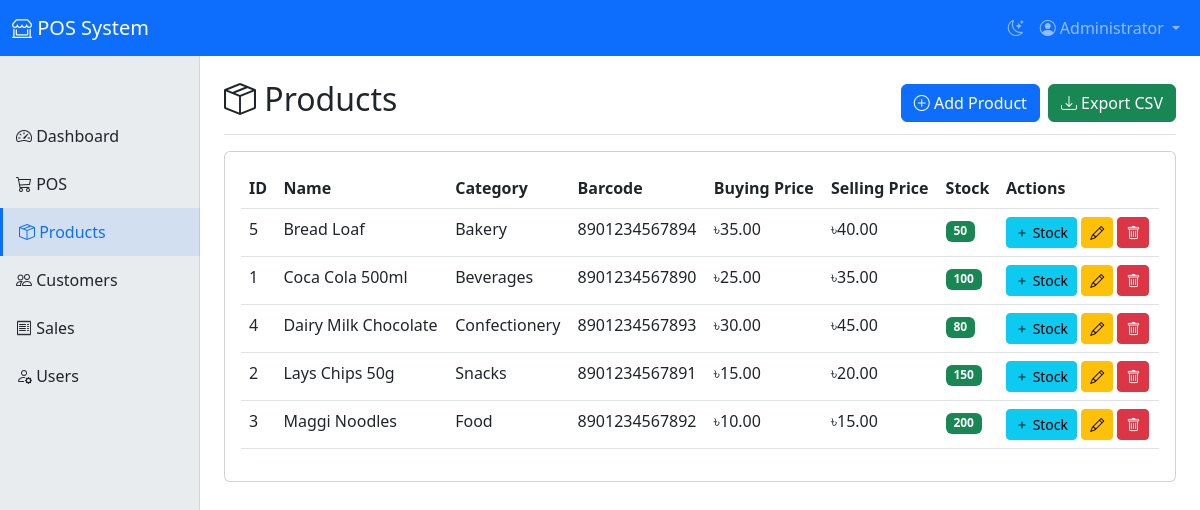
The page /products.php (signed in) on the database its author committed.
### tables this page shows
CREATE TABLE products (
    id INT PRIMARY KEY AUTO_INCREMENT,
    name VARCHAR(100) NOT NULL,
    category VARCHAR(50),
    barcode VARCHAR(50) UNIQUE NOT NULL,
    buying_price DECIMAL(10,2) NOT NULL,
    selling_price DECIMAL(10,2) NOT NULL,
    stock INT DEFAULT 0,
    created_at TIMESTAMP DEFAULT CURRENT_TIMESTAMP,
    updated_at TIMESTAMP DEFAULT CURRENT_TIMESTAMP ON UPDATE CURRENT_TIMESTAMP
);

### products.php (the view, shortened to what this page needs)
<?php
require_once 'header.php';
$products = $conn->query("SELECT * FROM products ORDER BY name");
?>
<div class="d-flex justify-content-between flex-wrap flex-md-nowrap align-items-center pb-2 mb-3 border-bottom">
    <h1 class="h2"><i class="bi bi-box-seam"></i> Products</h1>
    <div class="btn-toolbar mb-2 mb-md-0">
        <button type="button" class="btn btn-primary me-2" data-bs-toggle="modal" data-bs-target="#addProductModal">
            <i class="bi bi-plus-circle"></i> Add Product
        </button>
        <a href="?export=1" class="btn btn-success">
            <i class="bi bi-download"></i> Export CSV
        </a>
    </div>
</div>
<div class="card">
    <div class="card-body">
        <div class="table-responsive">
            <table class="table table-hover" id="productsTable">
                <thead>
                    <tr>
                        <th>ID</th>
                        <th>Name</th>
                        <th>Category</th>
                        <th>Barcode</th>
                        <th>Buying Price</th>
                        <th>Selling Price</th>
                        <th>Stock</th>
                        <th>Actions</th>
                    </tr>
                </thead>
                <tbody>
                    <?php while ($product = $products->fetch_assoc()): ?>
                        <tr>
                            <td><?php echo $product['id']; ?></td>
                            <td><?php echo $product['name']; ?></td>
                            <td><?php echo $product['category']; ?></td>
                            <td><?php echo $product['barcode']; ?></td>
                            <td>৳<?php echo number_format($product['buying_price'], 2); ?></td>
                            <td>৳<?php echo number_format($product['selling_price'], 2); ?></td>
                            <td>
                                <span class="badge <?php echo $product['stock'] < 20 ? 'bg-danger' : 'bg-success'; ?>">
                                    <?php echo $product['stock']; ?>
                                </span>
                            </td>
                            <td>
                                <button class="btn btn-sm btn-info" onclick="addStock(<?php echo htmlspecialchars(json_encode($product)); ?>)">
                                    <i class="bi bi-plus"></i> Stock
                                </button>
                                <button class="btn btn-sm btn-warning" onclick="editProduct(<?php echo htmlspecialchars(json_encode($product)); ?>)">
                                    <i class="bi bi-pencil"></i>
                                </button>
                                <form method="POST" style="display:inline;" onsubmit="return confirm('Delete this product?');">
                                    <button type="submit" name="delete_product" class="btn btn-sm btn-danger">
                                        <i class="bi bi-trash"></i>
                                    </button>
                                </form>
                            </td>
                        </tr>
                    <?php endwhile; ?>
                </tbody>
            </table>
        </div>
    </div>
</div>
<?php require_once 'footer.php'; ?>

### header.php (style rules this page uses)
body { padding-top: 56px; }

### rows shown on the page
products: id "5", name "Bread Loaf", category "Bakery", barcode "8901234567894", buying_price "35.00", selling_price "40.00", stock "50"
products: id "1", name "Coca Cola 500ml", category "Beverages", barcode "8901234567890", buying_price "25.00", selling_price "35.00", stock "100"
products: id "4", name "Dairy Milk Chocolate", category "Confectionery", barcode "8901234567893", buying_price "30.00", selling_price "45.00", stock "80"
products: id "2", name "Lays Chips 50g", category "Snacks", barcode "8901234567891", buying_price "15.00", selling_price "20.00", stock "150"
products: id "3", name "Maggi Noodles", category "Food", barcode "8901234567892", buying_price "10.00", selling_price "15.00", stock "200"

### other values the page prints
$_SESSION['fullname'] "Administrator"
